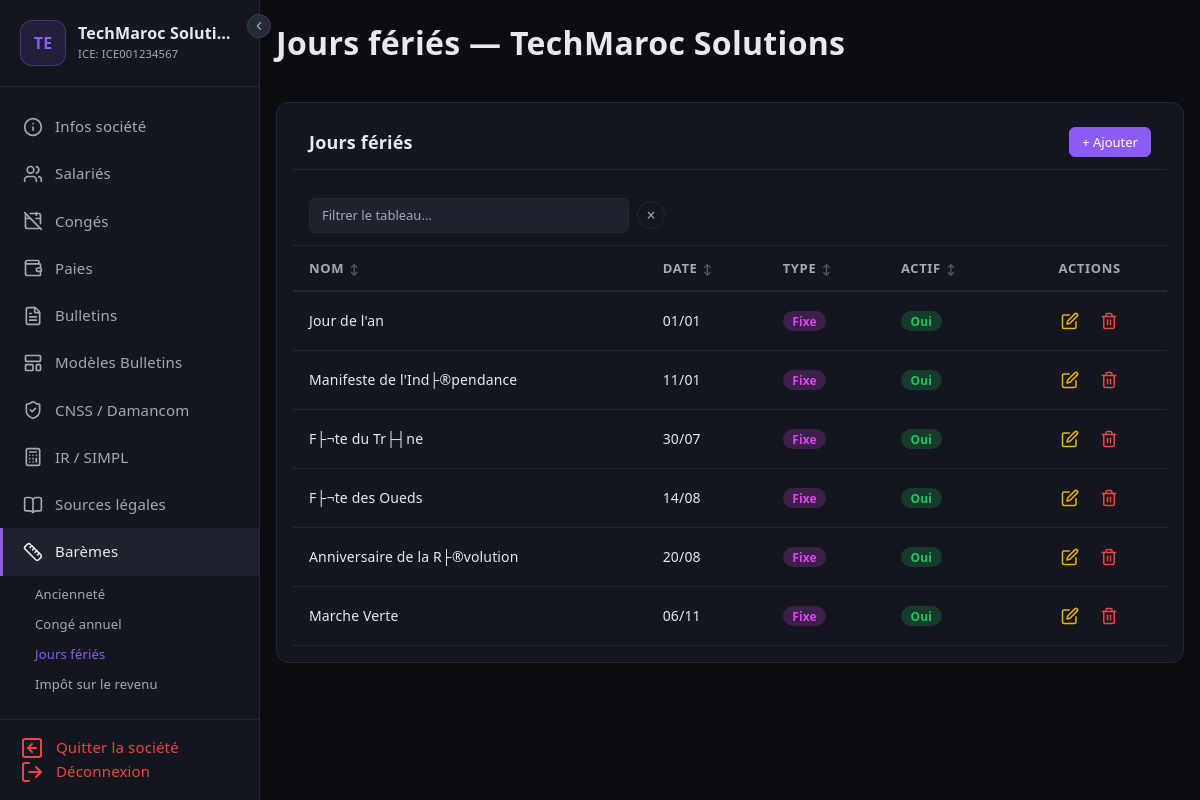
Screenshot of /societes/1/baremes/jours_feries (signed in) with the database file from the repository.
### tables this page shows
CREATE TABLE IF NOT EXISTS societes (
    id                  INT UNSIGNED AUTO_INCREMENT PRIMARY KEY,
    user_id             INT UNSIGNED        NOT NULL,
    raison_sociale      VARCHAR(200)        NOT NULL,
    forme_juridique     VARCHAR(20)         NOT NULL,
    ice                 VARCHAR(20)         NOT NULL,
    if_fiscal           VARCHAR(20)         NOT NULL,
    rc                  VARCHAR(20)         NOT NULL,
    tp                  VARCHAR(20)         NOT NULL,
    cnss                VARCHAR(20)         NOT NULL,
    adresse             TEXT,
    ville               VARCHAR(100),
    telephone           VARCHAR(20),
    email               VARCHAR(180),
    site_web            VARCHAR(255),
    banque              VARCHAR(100),
    agence              VARCHAR(100),
    rib                 VARCHAR(255),
    modele_bulletin_id  INT UNSIGNED,
    logo                VARCHAR(255),
    damancom_login      VARCHAR(100),
    damancom_password   VARCHAR(255),
    simpl_login         VARCHAR(100),
    simpl_password      VARCHAR(255),
    cimr_login          VARCHAR(100),
    cimr_password       VARCHAR(255),
    actif               TINYINT(1)          NOT NULL DEFAULT 1,
    created_at          DATETIME            NOT NULL DEFAULT CURRENT_TIMESTAMP,
    updated_at          DATETIME            NOT NULL DEFAULT CURRENT_TIMESTAMP ON UPDATE CURRENT_TIMESTAMP,
    FOREIGN KEY (user_id) REFERENCES users(id) ON DELETE CASCADE
);

CREATE TABLE IF NOT EXISTS jours_feries (
    id              INT UNSIGNED AUTO_INCREMENT PRIMARY KEY,
    societe_id      INT UNSIGNED        NOT NULL,
    nom             VARCHAR(100)        NOT NULL,
    jour            TINYINT UNSIGNED    NOT NULL,
    mois            TINYINT UNSIGNED    NOT NULL,
    type            ENUM('fixe','variable') NOT NULL DEFAULT 'fixe',
    actif           TINYINT(1)          NOT NULL DEFAULT 1,
    created_at      DATETIME            NOT NULL DEFAULT CURRENT_TIMESTAMP,
    FOREIGN KEY (societe_id) REFERENCES societes(id) ON DELETE CASCADE
);

### views/societes/baremes/jours_feries.php (the view, shortened to what the rows shown need)
<div class="card" style="margin-bottom:1rem;">
    <div class="card-header" style="display:flex; justify-content:space-between; align-items:center; gap:1rem;">
        <h3 style="margin:0;">Jours fériés</h3>
        <button type="button" class="btn btn-primary btn-sm" data-bs-toggle="modal" data-bs-target="#ajoutJourFerie">+ Ajouter</button>
    </div>
    <div style="overflow-x:auto;">
        <table>
            <thead>
                <tr><th>Nom</th><th>Date</th><th>Type</th><th>Actif</th><th>Actions</th></tr>
            </thead>
            <tbody>
                <?php if (empty($joursFeries)): ?>
                <tr><td colspan="5" style="text-align:center; color:var(--text-muted);">Aucun jour férié</td></tr>
                <?php else: ?>
                <?php foreach ($joursFeries as $jf): ?>
                <tr>
                    <td><?= htmlspecialchars($jf['nom']) ?></td>
                    <td><?= str_pad($jf['jour'], 2, '0', STR_PAD_LEFT) ?>/<?= str_pad($jf['mois'], 2, '0', STR_PAD_LEFT) ?></td>
                    <td><span class="badge badge-<?= $jf['type'] === 'fixe' ? 'info' : 'warning' ?>"><?= $jf['type'] === 'fixe' ? 'Fixe' : 'Variable' ?></span></td>
                    <td><span class="badge badge-<?= $jf['actif'] ? 'success' : 'secondary' ?>"><?= $jf['actif'] ? 'Oui' : 'Non' ?></span></td>
                    <td>
                        <div class="table-actions">
                            <button type="button" class="btn-icon btn-edit" title="Modifier" onclick="modifierJF(<?= (int)$jf['id'] ?>, <?= json_encode(htmlspecialchars($jf['nom'])) ?>, <?= (int)$jf['jour'] ?>, <?= (int)$jf['mois'] ?>, '<?= $jf['type'] ?>')">
                                <svg width="18" height="18" viewBox="0 0 24 24" fill="none" stroke="currentColor" stroke-width="2" stroke-linecap="round" stroke-linejoin="round"><path d="M11 4H4a2 2 0 0 0-2 2v14a2 2 0 0 0 2 2h14a2 2 0 0 0 2-2v-7"/><path d="M18.5 2.5a2.121 2.121 0 0 1 3 3L12 15l-4 1 1-4 9.5-9.5z"/></svg>
                            </button>
                            <a href="<?= $baseUrl ?>/jours_feries?delete_jf=<?= $jf['id'] ?>" class="btn-icon btn-delete" title="Supprimer" onclick="return confirm('Supprimer ce jour férié ?')">
                            </a>
                        </div>
                    </td>
                </tr>
                <?php endforeach; ?>
                <?php endif; ?>
            </tbody>
        </table>
    </div>
</div>

### Core/Router.php (shortened to what the rows shown need)
<?php
class Router
{
    private static array $routes = [];
    public static function get(string $uri, array $action): void
    {
        self::$routes['GET'][] = ['uri' => $uri, 'action' => $action];
    }
    public static function post(string $uri, array $action): void
    {
        self::$routes['POST'][] = ['uri' => $uri, 'action' => $action];
    }
    public static function dispatch(string $method, string $uri): void
    {
        $uri = parse_url($uri, PHP_URL_PATH);
        $uri = preg_replace('#^/paie-me#', '', $uri);
        $uri = trim($uri, '/');
        foreach (self::$routes[$method] ?? [] as $route) {
            $pattern = preg_replace('/\{(\w+)\}/', '(?P<$1>[^/]+)', $route['uri']);
            $pattern = '#^' . trim($pattern, '/') . '$#';
            if (preg_match($pattern, $uri, $matches)) {
                [$controller, $methodName] = $route['action'];
                $params = array_filter($matches, 'is_string', ARRAY_FILTER_USE_KEY);
                $instance = new $controller();
                call_user_func_array([$instance, $methodName], $params);
                return;
            }
        }
    }
}

### views/layout.php (shortened to what the rows shown need)
<!DOCTYPE html>
<html lang="fr">
<head>
    <link rel="stylesheet" href="https://cdn.jsdelivr.net/npm/bootstrap@5.3.3/dist/css/bootstrap.min.css">
    <link rel="stylesheet" href="/paie-me/assets/css/style.css?v=<?= filemtime(__DIR__ . '/../assets/css/style.css') ?>">
</head>
<body>
<?php if (isset($_SESSION['user_id'])):
    $ctx = $_SESSION['societe_context'] ?? null;
?>
<aside class="sidebar">
    <button type="button" id="sidebarCollapseBtn" class="sidebar-collapse-btn" title="Replier le menu" aria-label="Replier le menu">
        <svg width="14" height="14" viewBox="0 0 24 24" fill="none" stroke="currentColor" stroke-width="2" stroke-linecap="round" stroke-linejoin="round"><polyline points="15 18 9 12 15 6"/></svg>
    </button>
    <div class="sidebar-brand">
        <?php if ($ctx): ?>
            <div class="sidebar-brand-inner">
                <?php if (!empty($ctx['logo'])): ?>
                <img src="/paie-me/<?= htmlspecialchars($ctx['logo']) ?>" alt="Logo de <?= htmlspecialchars($ctx['raison_sociale']) ?>" class="sidebar-logo">
                <?php else: ?>
                <div class="sidebar-logo sidebar-logo-initials"><?= strtoupper(mb_substr($ctx['raison_sociale'], 0, 2)) ?></div>
                <?php endif; ?>
                <div class="sidebar-brand-text">
                    <h2><?= htmlspecialchars($ctx['raison_sociale']) ?></h2>
                    <small>ICE: <?= htmlspecialchars($ctx['ice']) ?></small>
                </div>
            </div>
        <?php else: ?>
            <h2>Paie Me</h2>
            <small>Gestion de paie</small>
        <?php endif; ?>
    </div>
    <ul class="sidebar-nav">
        <?php if ($ctx): ?>
        <li>
            <a href="/paie-me/societes/<?= $ctx['id'] ?>" class="<?= (parse_url($_SERVER['REQUEST_URI'], PHP_URL_PATH) === '/paie-me/societes/'.$ctx['id']) ? 'active' : '' ?>">
                <span class="icon" data-lucide="info"></span>
                <span>Infos société</span>
            </a>
        </li>
        <li>
            <a href="/paie-me/societes/<?= $ctx['id'] ?>/salaries" class="<?= str_contains($_SERVER['REQUEST_URI'], '/salaries') && !str_contains($_SERVER['REQUEST_URI'], 'create') && !str_contains($_SERVER['REQUEST_URI'], 'edit') && !str_contains($_SERVER['REQUEST_URI'], '/sortants') ? 'active' : '' ?>">
                <span class="icon" data-lucide="users"></span>
                <span>Salariés</span>
            </a>
        </li>
        <li>
            <a href="/paie-me/societes/<?= $ctx['id'] ?>/conges" class="<?= str_contains($_SERVER['REQUEST_URI'], '/conges') ? 'active' : '' ?>">
                <span class="icon" data-lucide="calendar-off"></span>
                <span>Congés</span>
            </a>
        </li>
        <li>
            <a href="/paie-me/societes/<?= $ctx['id'] ?>/paies" class="<?= str_contains($_SERVER['REQUEST_URI'], '/paies') && !str_contains($_SERVER['REQUEST_URI'], 'create') && !str_contains($_SERVER['REQUEST_URI'], 'edit') ? 'active' : '' ?>">
                <span class="icon" data-lucide="wallet"></span>
                <span>Paies</span>
            </a>
        </li>
        <li>
            <a href="/paie-me/societes/<?= $ctx['id'] ?>/bulletins" class="<?= str_contains($_SERVER['REQUEST_URI'], '/bulletins') && !str_contains($_SERVER['REQUEST_URI'], 'show') && !str_contains($_SERVER['REQUEST_URI'], 'pdf') ? 'active' : '' ?>">
                <span class="icon" data-lucide="file-text"></span>
                <span>Bulletins</span>
            </a>
        </li>
        <li>
            <a href="/paie-me/societes/<?= $ctx['id'] ?>/modeles-bulletins" class="<?= str_contains($_SERVER['REQUEST_URI'], '/modeles-bulletins') ? 'active' : '' ?>">
                <span class="icon" data-lucide="layout-template"></span>
                <span>Modèles Bulletins</span>
            </a>
        </li>
        <li>
            <a href="/paie-me/societes/<?= $ctx['id'] ?>/cnss" class="<?= str_contains($_SERVER['REQUEST_URI'], '/cnss') ? 'active' : '' ?>">
                <span class="icon" data-lucide="shield-check"></span>
                <span>CNSS / Damancom</span>
            </a>
        </li>
        <li>
            <a href="/paie-me/societes/<?= $ctx['id'] ?>/ir" class="<?= str_contains($_SERVER['REQUEST_URI'], '/ir') && !str_contains($_SERVER['REQUEST_URI'], '/export') ? 'active' : '' ?>">
                <span class="icon" data-lucide="calculator"></span>
                <span>IR / SIMPL</span>
            </a>
        </li>
        <li>
            <a href="/paie-me/societes/<?= $ctx['id'] ?>/sources-legales" class="<?= str_contains($_SERVER['REQUEST_URI'], '/sources-legales') ? 'active' : '' ?>">
                <span class="icon" data-lucide="book-open"></span>
                <span>Sources légales</span>
            </a>
        </li>
        <li>
            <a href="/paie-me/societes/<?= $ctx['id'] ?>/baremes" class="<?= str_contains($_SERVER['REQUEST_URI'], '/baremes') ? 'active' : '' ?>" style="<?= str_contains($_SERVER['REQUEST_URI'], '/baremes') ? 'border-left:3px solid var(--accent);' : '' ?>">
                <span class="icon" data-lucide="ruler"></span>
                <span>Barèmes</span>
            </a>
            <?php if (str_contains($_SERVER['REQUEST_URI'], '/baremes')): ?>
            <ul style="list-style:none; padding:0; margin:0.25rem 0 0 1.5rem; font-size:0.8125rem;">
                <?php $baseB = '/paie-me/societes/' . $ctx['id'] . '/baremes/'; $uri = parse_url($_SERVER['REQUEST_URI'], PHP_URL_PATH); ?>
                <li><a href="<?= $baseB ?>anciennete" style="display:block; padding:0.3rem 0.5rem; color:<?= str_contains($uri, '/anciennete')?'var(--accent)':'var(--text-muted)'?>; text-decoration:none; border-radius:4px;">Ancienneté</a></li>
                <li><a href="<?= $baseB ?>conge_annuel" style="display:block; padding:0.3rem 0.5rem; color:<?= str_contains($uri, '/conge_annuel')?'var(--accent)':'var(--text-muted)'?>; text-decoration:none; border-radius:4px;">Congé annuel</a></li>
                <li><a href="<?= $baseB ?>jours_feries" style="display:block; padding:0.3rem 0.5rem; color:<?= str_contains($uri, '/jours_feries')?'var(--accent)':'var(--text-muted)'?>; text-decoration:none; border-radius:4px;">Jours fériés</a></li>
                <li><a href="<?= $baseB ?>impot_revenu" style="display:block; padding:0.3rem 0.5rem; color:<?= str_contains($uri, '/impot_revenu')?'var(--accent)':'var(--text-muted)'?>; text-decoration:none; border-radius:4px;">Impôt sur le revenu</a></li>
                <li><a href="<?= $baseB ?>heures_sup" style="display:block; padding:0.3rem 0.5rem; color:<?= str_contains($uri, '/heures_sup')?'var(--accent)':'var(--text-muted)'?>; text-decoration:none; border-radius:4px;">Heures sup</a></li>
            </ul>
            <?php endif; ?>
        </li>
        <?php endif; ?>
    </ul>
    <div class="sidebar-footer">
        <?php if ($ctx): ?>
        <a href="/paie-me/societes/clear-context">
            <span class="icon" data-lucide="arrow-left-square"></span>
            <span>Quitter la société</span>
        </a>
        <?php endif; ?>
        <a href="/paie-me/logout">
            <span class="icon" data-lucide="log-out"></span>
            <span>Déconnexion</span>
        </a>
    </div>
</aside>
<?php endif; ?>
<main class="<?= isset($_SESSION['user_id']) ? 'main-content' : '' ?>">
    <?php if (isset($_SESSION['user_id'])): ?>
    <div class="topbar">
        <h1>
            <?= $title ?? 'Paie Me' ?>
        </h1>
    </div>
    <?php endif; ?>
    <?= $content ?? '' ?>
</main>
</body>
</html>

### rows the page displays
societes: raison_sociale "TE", raison_sociale "TechMaroc Soluti…", ice "ICE001234567"
jours_feries: nom "Jour de l'an", jour "01", mois "01", type "Fixe", actif "Oui"
jours_feries: nom "Manifeste de l'Ind├®pendance", jour "11", mois "01", type "Fixe", actif "Oui"
jours_feries: nom "F├¬te du Tr├┤ne", jour "30", mois "07", type "Fixe", actif "Oui"
jours_feries: nom "F├¬te des Oueds", jour "14", mois "08", type "Fixe", actif "Oui"
jours_feries: nom "Anniversaire de la R├®volution", jour "20", mois "08", type "Fixe", actif "Oui"
jours_feries: nom "Marche Verte", jour "06", mois "11", type "Fixe", actif "Oui"
